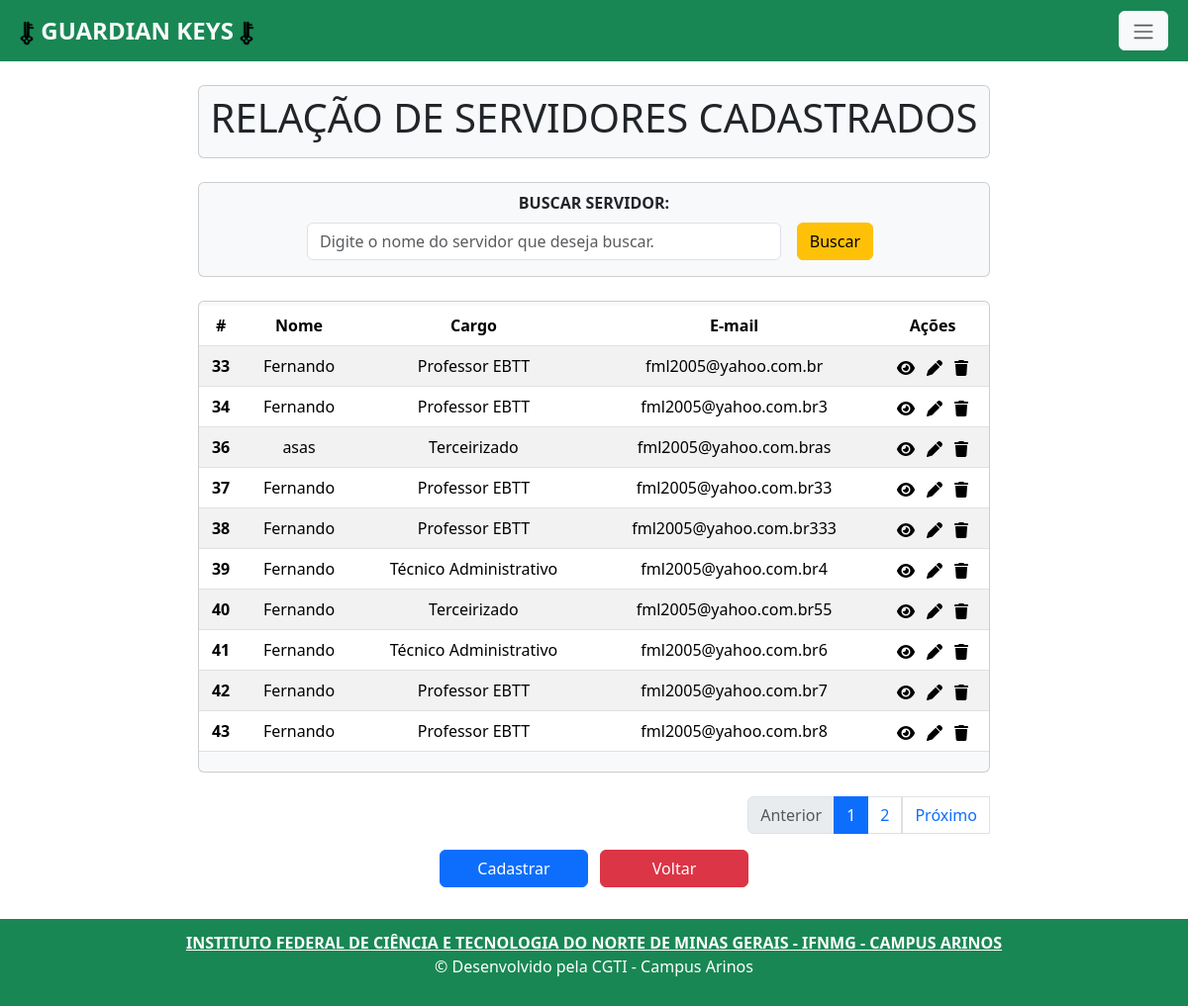
/servidor_index/, run on an earlier commit of the app's database.
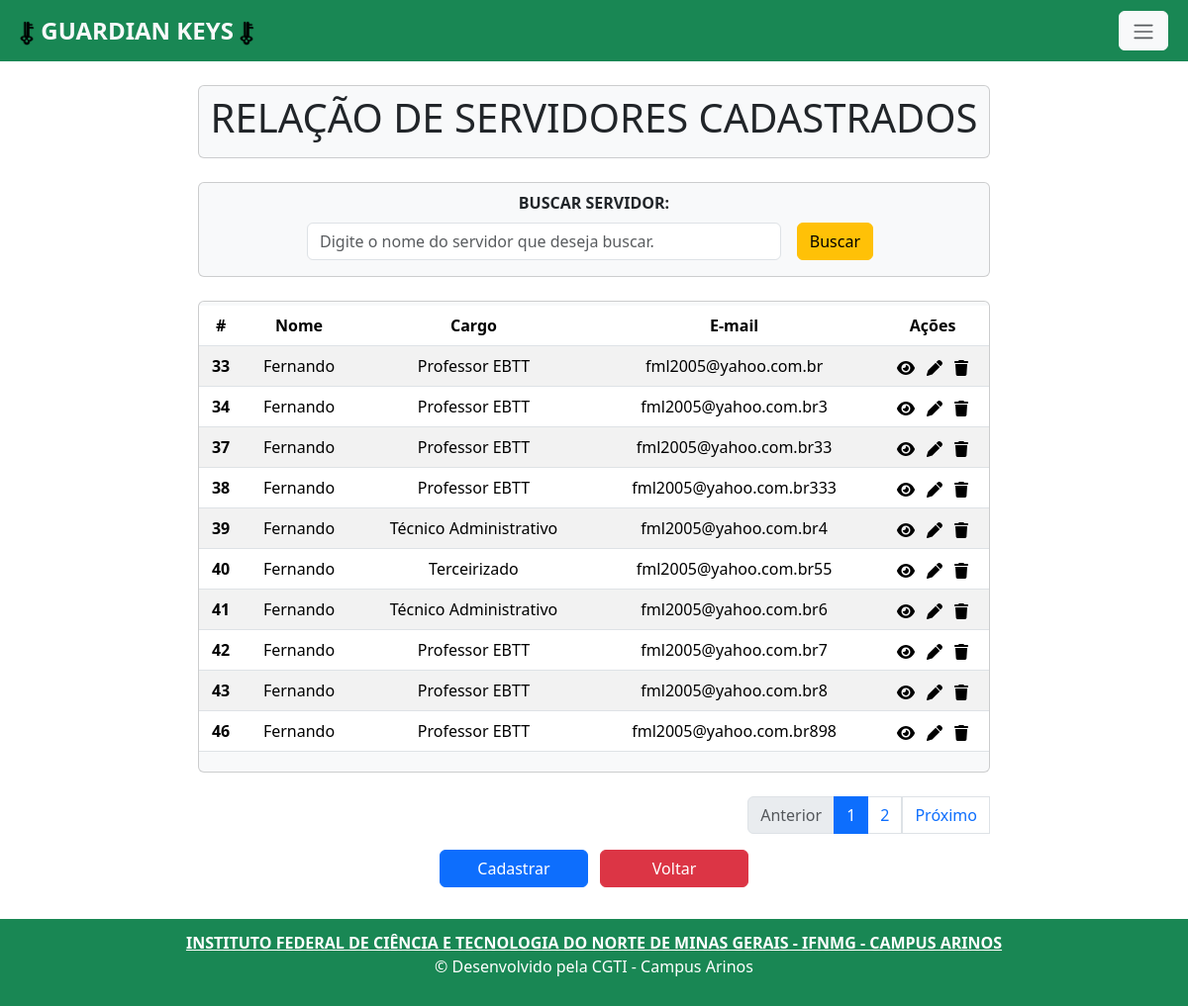
And on a later commit of the database.
### app/models.py (models this page shows, shortened)
class Servidor(models.Model):
    nome = models.CharField(max_length=150)
    cargo = models.CharField(max_length=22, choices=CARGO)
    email = models.EmailField(max_length=150, unique=True)
    biometria = models.CharField(max_length=150, unique=True)

### app/views.py (the view)
# urls.py: path('servidor_index/', servidor_index, name='servidor_index'),
def servidor_index(request):
    data = {}
    search = request.GET.get('search')
    if search:
        data['db'] = Servidor.objects.filter(nome__icontains=search)
        paginators = Paginator (data['db'], 1000)
        page_num = request.GET.get('page')
        page = paginators.get_page(page_num)
    else:
        data['db'] = Servidor.objects.all()
        paginators = Paginator (data['db'], 10)
        page_num = request.GET.get('page')
        page = paginators.get_page(page_num)
    return render(request, 'servidor_index.html', {'page': page})

### app/templates/servidor_index.html (shortened to what this page needs)
{% extends 'base.html' %}
{% load static %}
{% block content%}
    <div class="col-8 m-auto pt-2 pb-2 text-center card rounded bg-light mb-4">
    <h1>RELAÇÃO DE SERVIDORES CADASTRADOS</h1>
    </div>
    <div class="col-8 m-auto pt-2 pb-2 text-center card rounded bg-light mb-4">
      <form  method="get" >
        <label for="inputBuscar" class="form-label" ></label><strong>BUSCAR SERVIDOR:</strong></label>
        <div class="d-flex justify-content-center align-items-center mt-2 mb-2">
          <input type="text" id="search" name="search" class="form-control me-3" style="width: 60%;" placeholder="Digite o nome do servidor que deseja buscar.">
          <button type="submit" class="btn btn-warning me-2">Buscar</button>
        </div>
      </form>
    </div>
    <div class="col-8 m-auto pt-1 pb-1 text-center card rounded bg-light mb-4">
      <table class="table table-striped">
          <thead class="thead-dark">
            <tr>
              <th scope="col">#</th>
              <th scope="col">Nome</th>
              <th scope="col">Cargo</th>
              <th scope="col">E-mail</th>
              <th scope="col">Ações</th>
            </tr>
          </thead>
          <tbody>
            {% for dbs in page.object_list %}
              <tr>
                <th scope="row">{{dbs.id}}</th>
                <td>{{dbs.nome}}</td>
                <td>{{dbs.cargo}}</td>
                <td>{{dbs.email}}</td>
                <td>
                  <a class="me-2" href="/servidor_view/{{dbs.id}}/"></a>
                  <a class="me-2" href="/servidor_edit/{{dbs.id}}/"></a>
                  <a onclick="return confirm('Deseja apagar este registro?');" href="/servidor_delete/{{dbs.id}}"></a>
                </td>
              </tr>
            {% endfor %}
          </tbody>
        </table>
    </div>
      <div class=" col-8  m-auto d-flex justify-content-end ">
          <div >
            <ul class="pagination">
              {% if page.has_previous %}
                <li class="page-item">
                  <a class="page-link" href="{% url 'servidor_index' %}?page={{page.previous_page_number}}">Anterior</a>
                </li>
              {% else %}
                <li class="page-item disabled">
                  <a class="page-link" href="#" tabindex="-1" aria-disabled="true">Anterior</a>
                </li>
              {% endif %}
              {% for pg in page.paginator.page_range %}
                {% if pg == 1 or pg == 2 or pg == 3 or pg == page.paginator.num_pages or page == page.paginator.num_pages|add:'-1' or page == page.paginator.num_pages|add:'-2'%}
                  {% if page.number == pg %}
                    <li class="page-item active"><a class="page-link" href="?page={{ pg }}">{{ pg }}</a></li>
                  {% else %}
                    <li class="page-item"><a class="page-link" href="?page={{ pg }}">{{ pg }}</a></li>
                  {% endif %}
                {% endif %}
              {% endfor %}
              {% if page.has_next %}
                <li class="page-item-active">
                  <a class="page-link" href="{% url 'servidor_index' %}?page={{page.next_page_number}}">Próximo</a>
                </li>
              {% else %}
                <li class="page-item disabled">
                  <a class="page-link" href="#" tabindex="-1" aria-disabled="true">Próximo</a>
                </li>
              {% endif %}
            </ul>
          </div>
        </div>
      <div class="col-8 m-auto  pb-2 text-center ">
         <a class="btn btn-primary me-2" style="width: 150px;" href="/servidor_form"> Cadastrar </a>
        <a class="btn btn-danger" style="width: 150px;" href="/"> Voltar </a>
      </div>
{% endblock %}

What changed in the data, as far as the page shows it:
removed Servidor: id "36", nome "asas", cargo "Terceirizado", email "fml2005@yahoo.com.bras"
now on this page (row unchanged): Servidor: id "46", nome "Fernando", cargo "Professor EBTT", email "fml2005@yahoo.com.br898"
